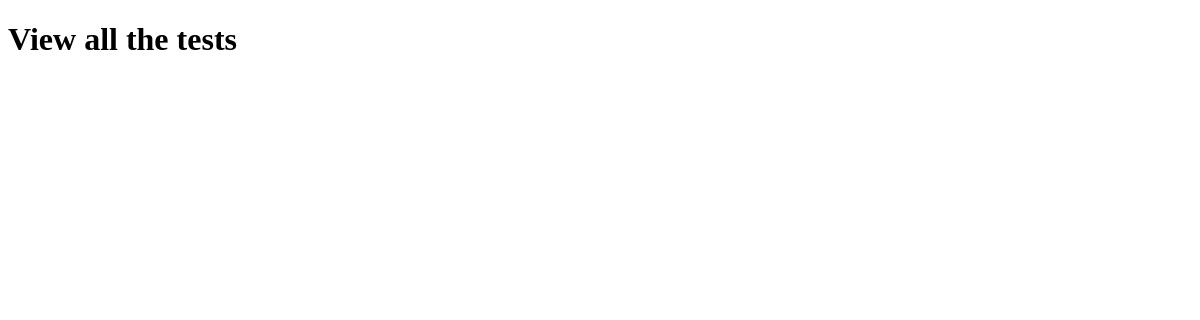
/learning/Test/listAll, run on an earlier commit of the app's database.
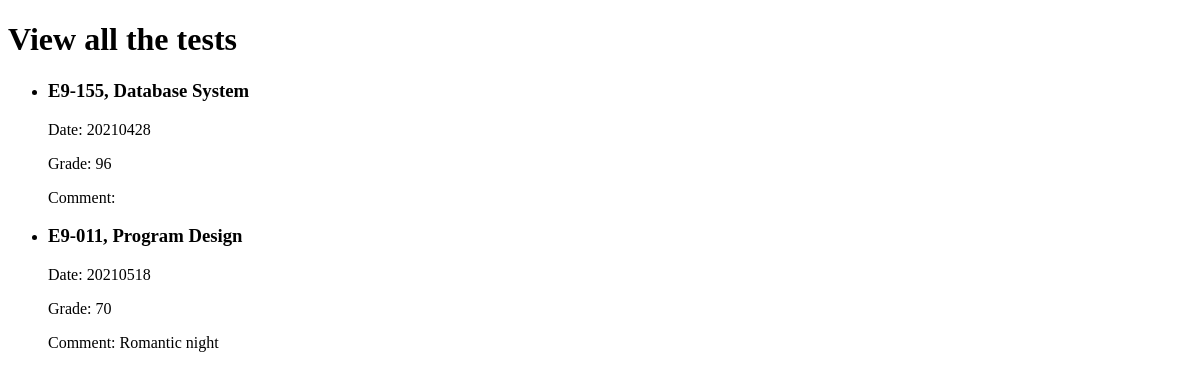
And on a later commit of the database.
### MainApp/models.py (models this page shows, shortened)
class Tests(db.Model):
    CourseNumber = db.Column(db.CHAR(6), primary_key=True)
    Date = db.Column(db.CHAR(8), nullable=False, primary_key=True)
    Grade = db.Column(db.Integer, nullable=False)
    Comment = db.Column(db.VARCHAR(100))

class Courses(db.Model):
    Semester = db.Column(db.VARCHAR(6), nullable=False)
    CourseNumber = db.Column(db.CHAR(6), primary_key=True)
    CourseName = db.Column(db.VARCHAR(50), nullable=False)
    Credits = db.Column(db.Integer)

### main.py (the view)
@app.route('/learning/Test/listAll')
def listTests():
    return learning.listAllTests()

### MainApp/Learning/views.py (called while the page is built)
def listAllTests():
    result = db.session.execute('SELECT T.CourseNumber, C.CourseName, T.Date, T.Grade, T.Comment '+
                                'FROM Tests AS T, Courses AS C '+
                                'WHERE T.CourseNumber=C.CourseNumber')
    return render_template('learning/learning_test_listAll.html', tests=result)

### MainApp/templates/learning/learning_test_listAll.html (shortened to what this page needs)
<!doctype html>
<html>
    <body>
        <div class="testContainer">
            <h1 class="testContainer">View all the tests</h1>
            <ul class="testList">
                {% for t in tests%}
                <li class="listItem">
                    <h3 class="listItem" id="courseNumber">{{t.CourseNumber}}, {{t.CourseName}}</h3>
                    <p class="listItem" id="date">Date: {{t.Date}}</p>
                    <p class="listItem" id="grade">Grade: {{t.Grade}}</p>
                    <p class="listItem" id="comment">Comment: {{t.Comment}}</p>
                </li>
                {% endfor %}
            </ul>
        </div>
    </body>
</html>

What changed in the data, as far as the page shows it:
added Tests: CourseNumber "E9-155", CourseName "Database System", Date "20210428", Grade "96"
added Tests: CourseNumber "E9-011", CourseName "Program Design", Date "20210518", Grade "70", Comment "Romantic night"
